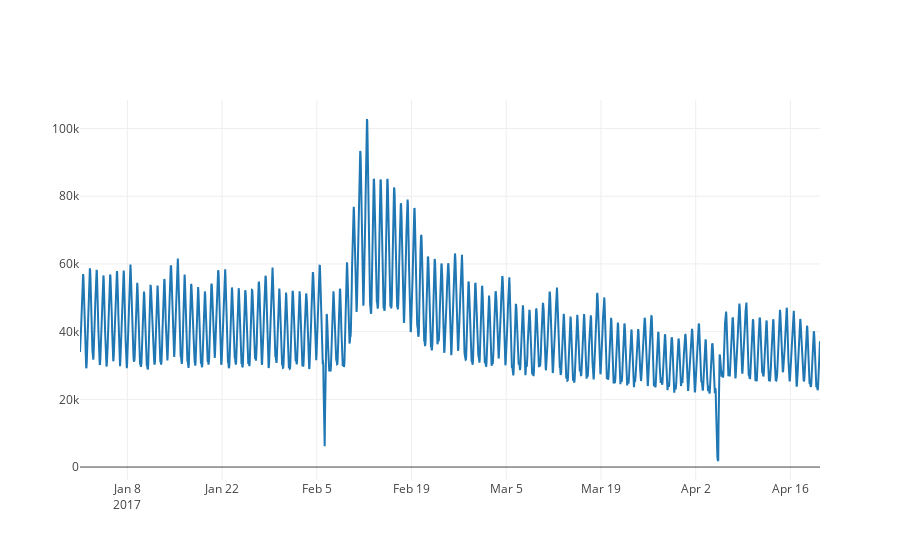

The notebook cell saved with this chart:
### Code cell
df1 = df.copy(deep=True)
df1['Users'] = exponential_smoothing(df1.Users, 0.3)
plotly_df(df1)

### Figure 1 — Plotly figure (JSON) as saved in the notebook; plotly's stock layout.template omitted (floating-point values rounded to 4 significant figures; data arrays with more than 128 entries replaced by an {"elided": "..."} marker saying what was removed)
{"data": [{"mode": "lines", "name": "Users", "type": "scatter", "x": {"elided": "2625 str values"}, "y": {"elided": "2625 float values"}}], "layout": {"title": ""}}
